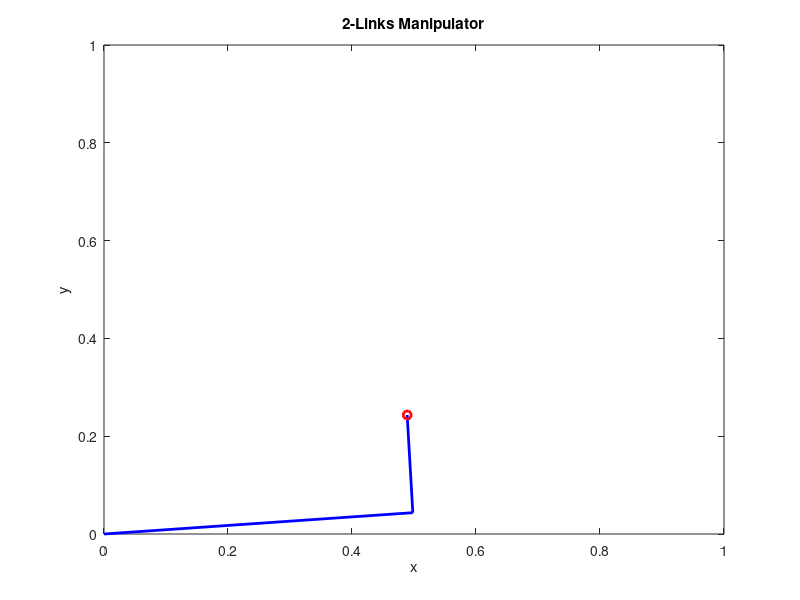

The MATLAB source for this figure:
% Clear all the variables
clear all;

% Create a new figure
figure;

% Set the lengths of the manipulator
L1 = 0.5;
L2 = 0.2;

% Ask the user to enter the angle theta1 in degrees
t1 = input('Enter Angle Theta 1 (in degrees):');

% Convert the angle to radians
t1 = t1*pi/180;

% Initialize variables to store the end effector position
x_ee = 0;
y_ee = 0;
z_ee = 0;

% Loop over the range of values for theta2
for t2 = -pi/2:0.1:pi/2
    % Clear the figure
    clf;

    % Calculate the end effector position using forward kinematics
    x = L1*cos(t1) + L2*cos(t1+t2);
    y = L1*sin(t1) + L2*sin(t1+t2);
    z = 0;

    % Plot the first link
    plot([0, L1*cos(t1)], [0, L1*sin(t1)], 'b-', 'LineWidth', 2);
    hold on;

    % Plot the second link
    plot([L1*cos(t1), x], [L1*sin(t1), y], 'b-', 'LineWidth', 2);

    % Plot the end effector position
    plot3(x, y, z, 'ro', 'LineWidth', 2);

    % Set the limits of the x and y axes
    xlim([0 1]);
    ylim([0 1]);

    % Set the limits of the z axis
    zlim([0 1]);

    % Add a title and labels for the x and y axes
    title('2-Links Manipulator');
    xlabel('x');
    ylabel('y');

    % Pause for 0.2 seconds
    pause(0.2);

    % Store the end effector position
    x_ee = x;
    y_ee = y;
    z_ee = z;
end

% Display the end effector position
fprintf('End effector position: (%.2f, %.2f, %.2f)\n', x_ee, y_ee, z_ee);
